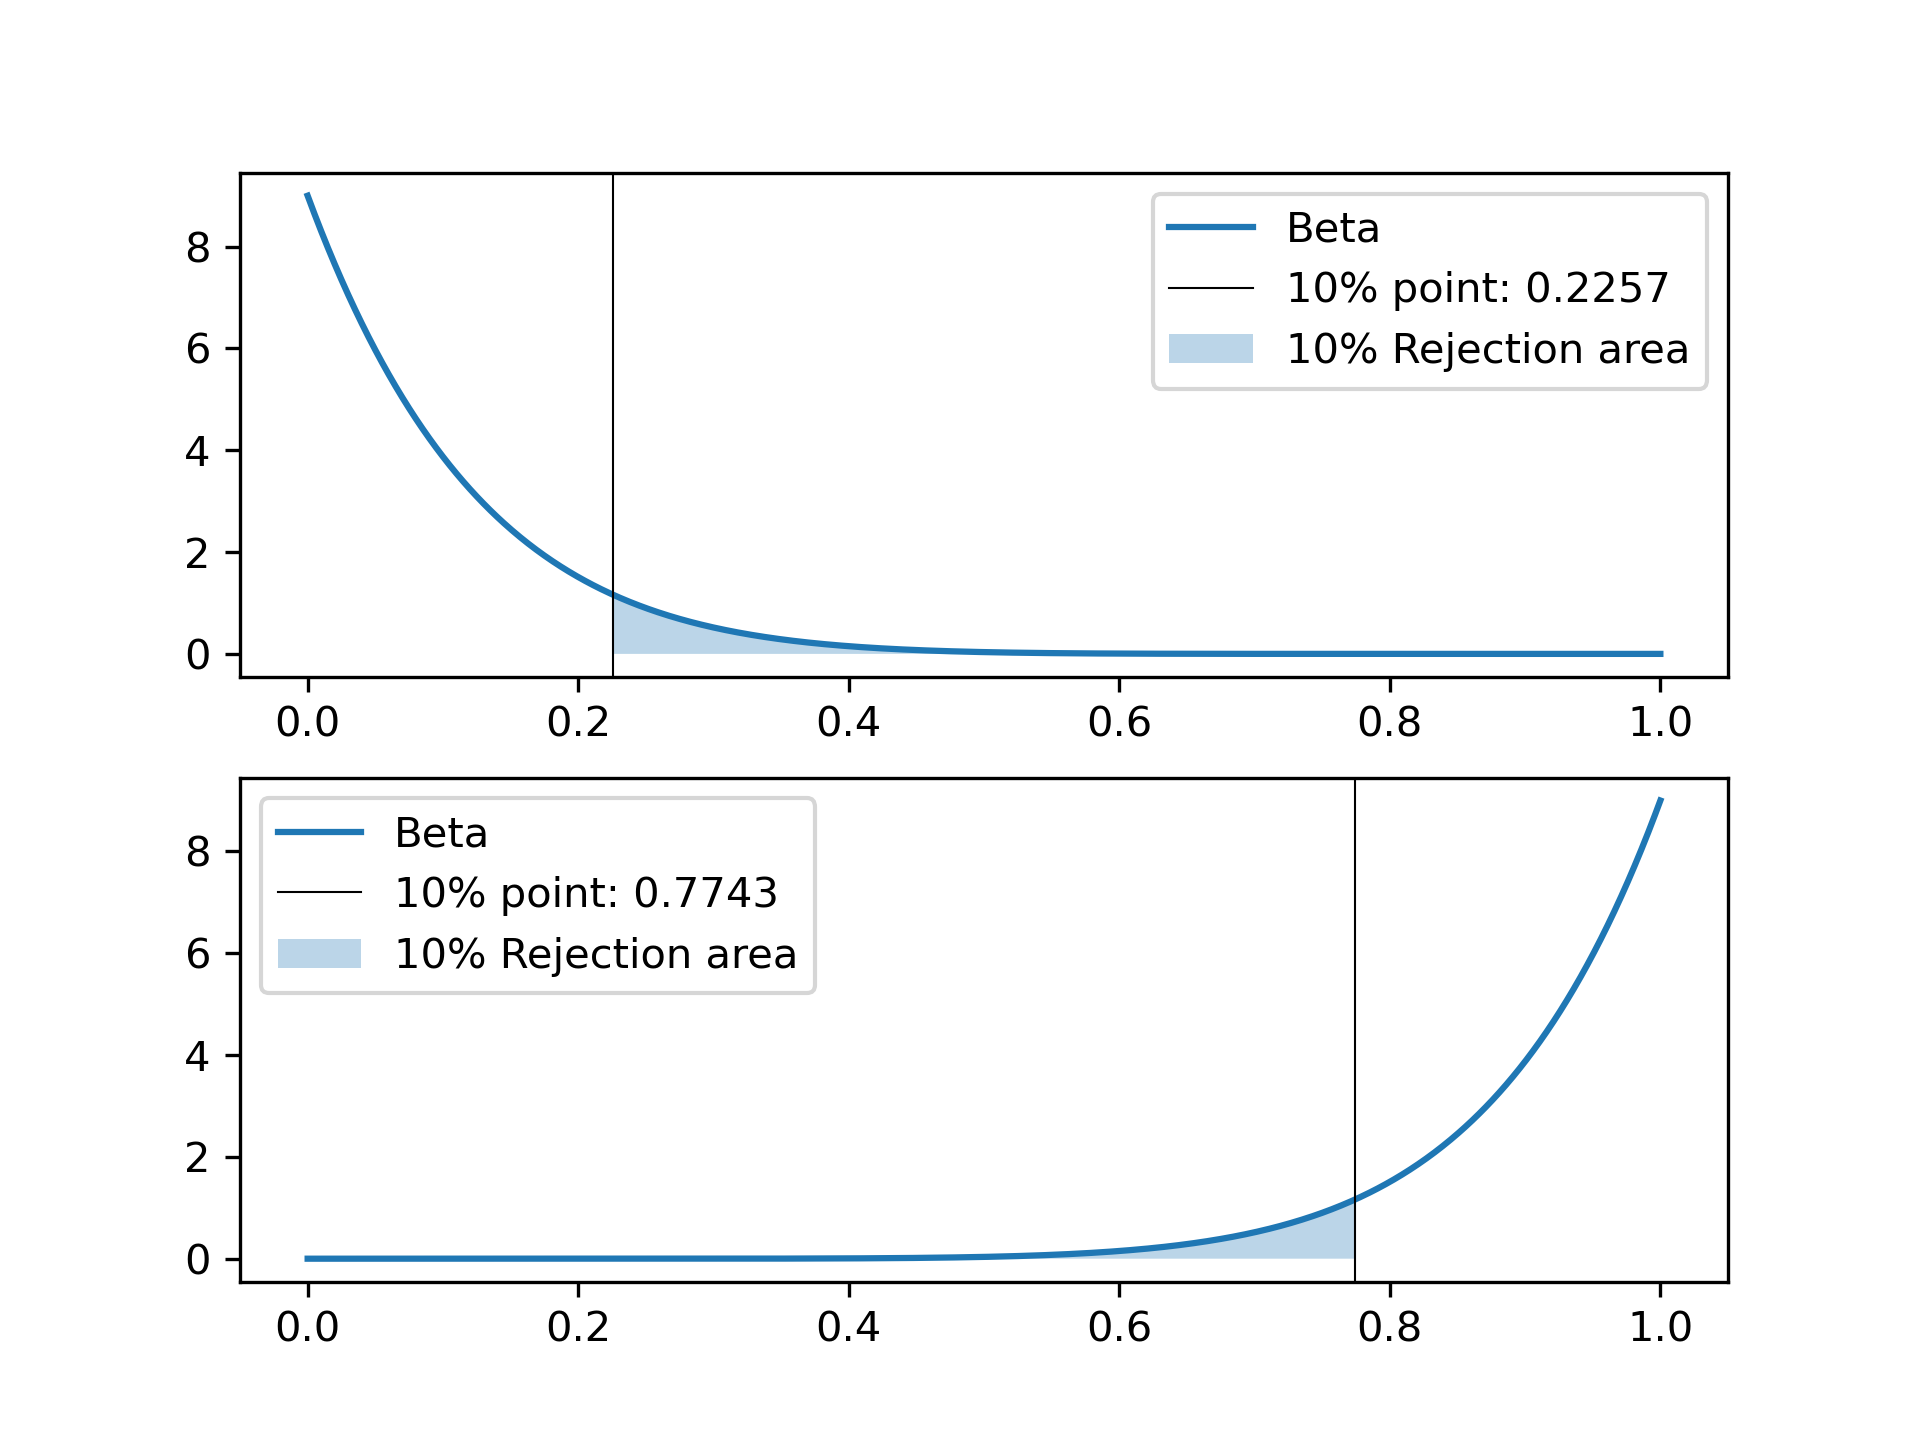

This figure's Python source:
from scipy import stats as st
import numpy as np
import matplotlib.pyplot as plt


xs = np.linspace(0, 1, 1001)

pds = st.beta.pdf(xs, 1, 9)
pp = st.beta.ppf(0.9, 1, 9)
print(pp)
interval_x = xs[xs > pp]
interval_pd = pds[xs > pp]

print(np.log(pp / 0.01))

pds2 = st.beta.pdf(xs, 9, 1)
pp2 = st.beta.ppf(0.1, 9, 1)
print(pp2)
interval_x2 = xs[xs < pp2]
interval_pd2 = pds2[xs < pp2]

fig = plt.figure()
ax1 = fig.add_subplot(2, 1, 1)
ax2 = fig.add_subplot(2, 1, 2)

ax1.plot(xs, pds, label='Beta')
ax1.fill_between(interval_x, interval_pd, alpha=0.3, 
                 label='10% Rejection area')
ax1.axvline(pp, linewidth=0.5, color='black', 
            label=f'10% point: {round(pp, 4)}')
ax1.legend()

ax2.plot(xs, pds2, label='Beta')
ax2.fill_between(interval_x2, interval_pd2, alpha=0.3, 
                 label='10% Rejection area')
ax2.axvline(pp2, linewidth=0.5, color='black', 
            label=f'10% point: {round(pp2, 4)}')
ax2.legend()

plt.savefig('beta_xpp.png', dpi=300)
plt.show()
